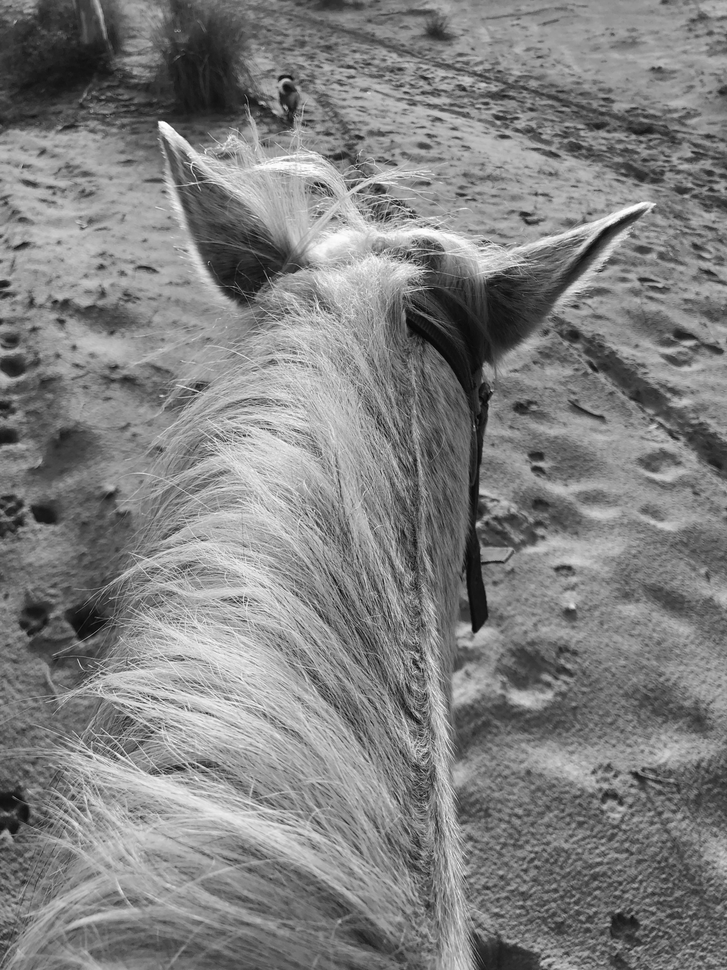
#> input picture lena.png, 727 x 970 px, shrunk from 3000 x 4000 before the run
$ python canny.py
#> lines starting #> are read from the running program, lines starting #| are printed output that depends on the picture
#> in manual_canny, img is the input picture: shape (970, 727); min 1, max 255, mean 127.8
import cv2
import numpy as np
import matplotlib.pyplot as plt

# 1️ 高斯滤波（降噪）
def gaussian_kernel(size=5, sigma=1.0):
    """生成高斯卷积核"""
    ax = np.linspace(-(size // 2), size // 2, size)
    xx, yy = np.meshgrid(ax, ax)
    kernel = np.exp(-(xx**2 + yy**2) / (2 * sigma**2))
    kernel /= np.sum(kernel)
    return kernel


def convolve2d(image, kernel):
    kernel = np.flipud(np.fliplr(kernel))
    kh, kw = kernel.shape
    pad_h, pad_w = kh // 2, kw // 2
    padded = np.pad(image, ((pad_h, pad_h), (pad_w, pad_w)), mode="reflect")
    output = np.zeros_like(image, dtype=np.float32)
    for i in range(image.shape[0]):
        for j in range(image.shape[1]):
            region = padded[i:i+kh, j:j+kw]
            output[i, j] = np.sum(region * kernel)
    return output


# 2️ 计算梯度幅值与方向（Sobel）
def compute_gradient(img):
    sobel_x = np.array([[-1, 0, 1],
                        [-2, 0, 2],
                        [-1, 0, 1]], dtype=np.float32)
    sobel_y = np.array([[-1, -2, -1],
                        [0,  0,  0],
                        [1,  2,  1]], dtype=np.float32)
    Ix = convolve2d(img, sobel_x)
#> after the loop in convolve2d (call 2), `for i in range(image.shape[0]):`:
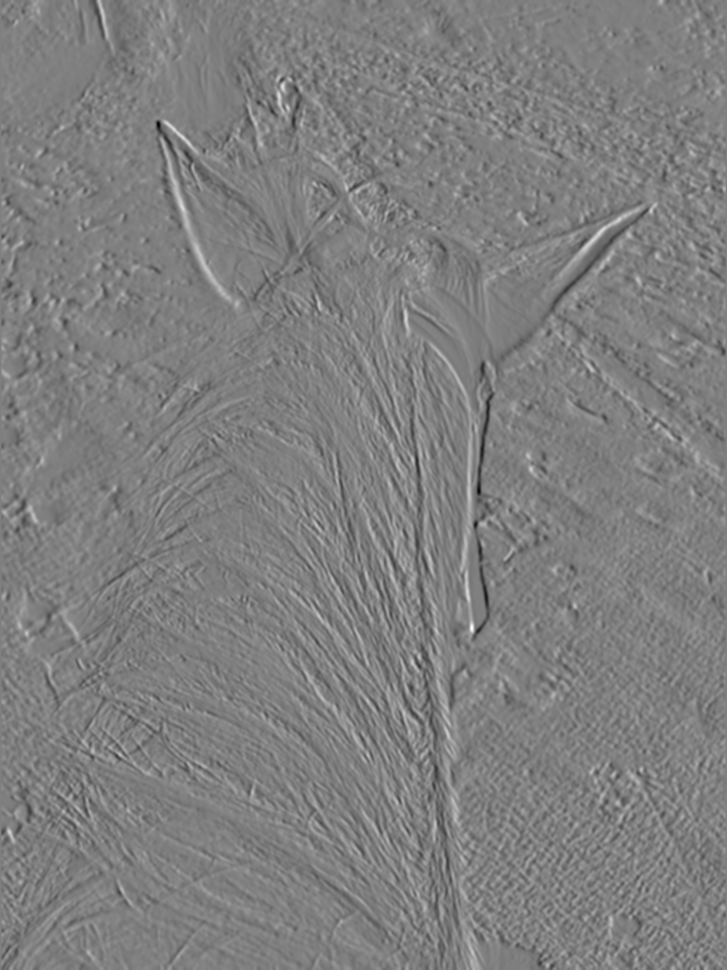
#> output: shape (970, 727) float32; min -361.6, max 361.5, mean -0.2; drawn with min black and max white
    Iy = convolve2d(img, sobel_y)
#> after the loop in convolve2d (call 3), `for i in range(image.shape[0]):`:
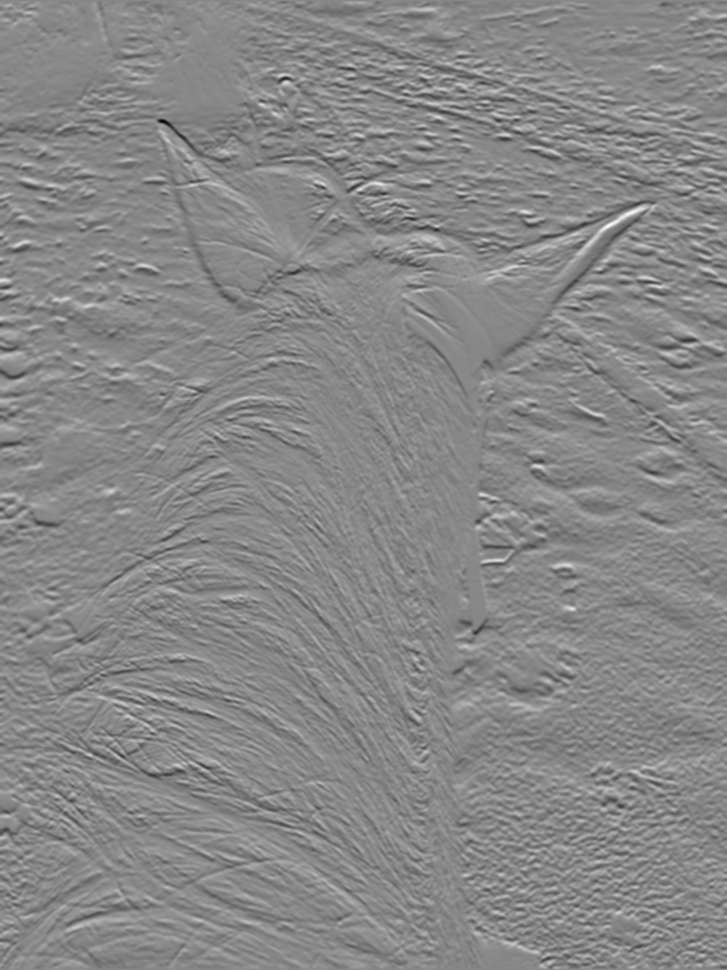
#> output: shape (970, 727) float32; min -427, max 375.9, mean 0.1; drawn with min black and max white
    magnitude = np.sqrt(Ix**2 + Iy**2)
    direction = np.arctan2(Iy, Ix)
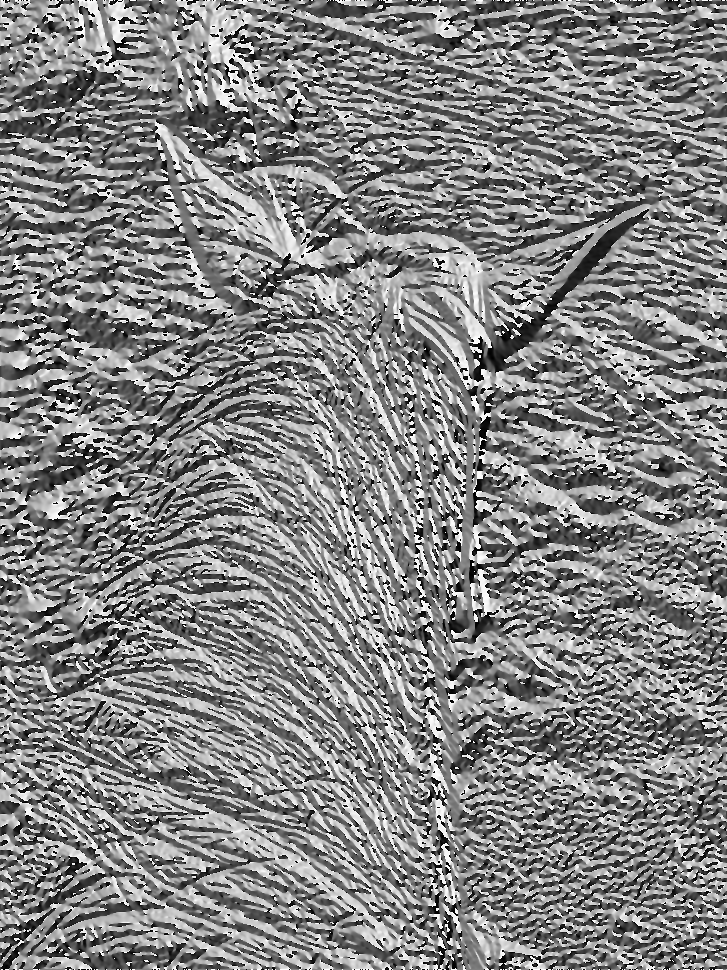
#> direction: shape (970, 727) float32; min -3.14, max 3.14, mean 0.114; drawn with min black and max white
    return Ix, Iy, magnitude, direction


# 3️.非极大值抑制（NMS）
def non_max_suppression(magnitude, direction):
    """沿梯度方向抑制非极大值"""
    M, N = magnitude.shape
#> M = 970; N = 727
    Z = np.zeros((M, N), dtype=np.float32)
    angle = direction * 180. / np.pi
    angle[angle < 0] += 180
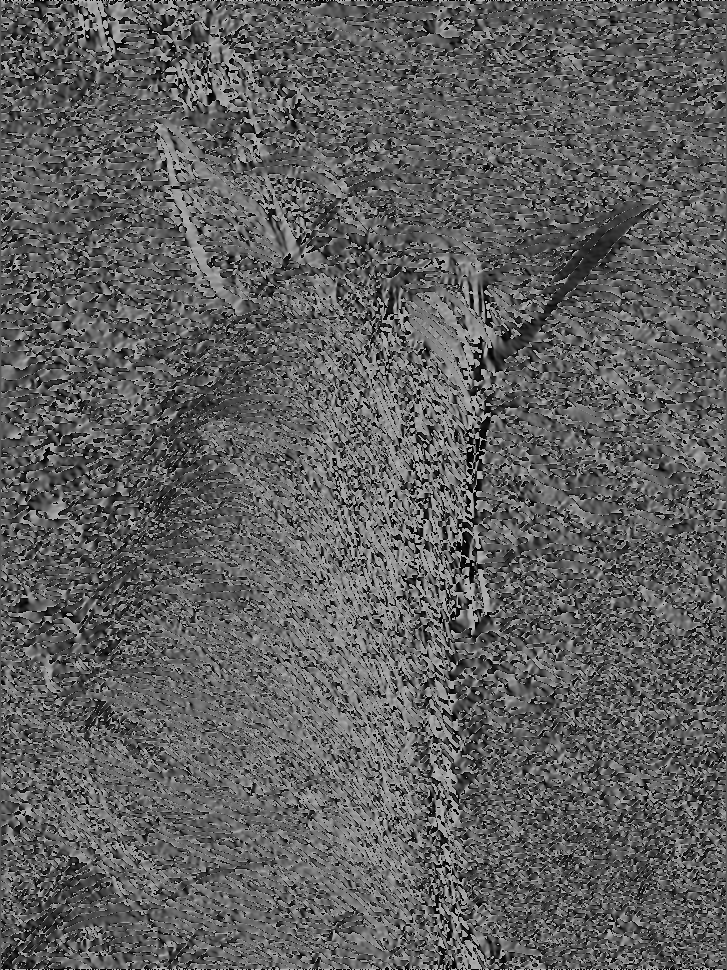
#> angle: shape (970, 727) float32; min 0, max 180, mean 95.7

    for i in range(1, M-1):
        for j in range(1, N-1):
            q = 255
            r = 255

            if (0 <= angle[i, j] < 22.5) or (157.5 <= angle[i, j] <= 180):
                q = magnitude[i, j+1]
                r = magnitude[i, j-1]
            elif (22.5 <= angle[i, j] < 67.5):
                q = magnitude[i+1, j-1]
                r = magnitude[i-1, j+1]
            elif (67.5 <= angle[i, j] < 112.5):
                q = magnitude[i+1, j]
                r = magnitude[i-1, j]
            elif (112.5 <= angle[i, j] < 157.5):
                q = magnitude[i-1, j-1]
                r = magnitude[i+1, j+1]

            if (magnitude[i, j] >= q) and (magnitude[i, j] >= r):
                Z[i, j] = magnitude[i, j]
            else:
                Z[i, j] = 0
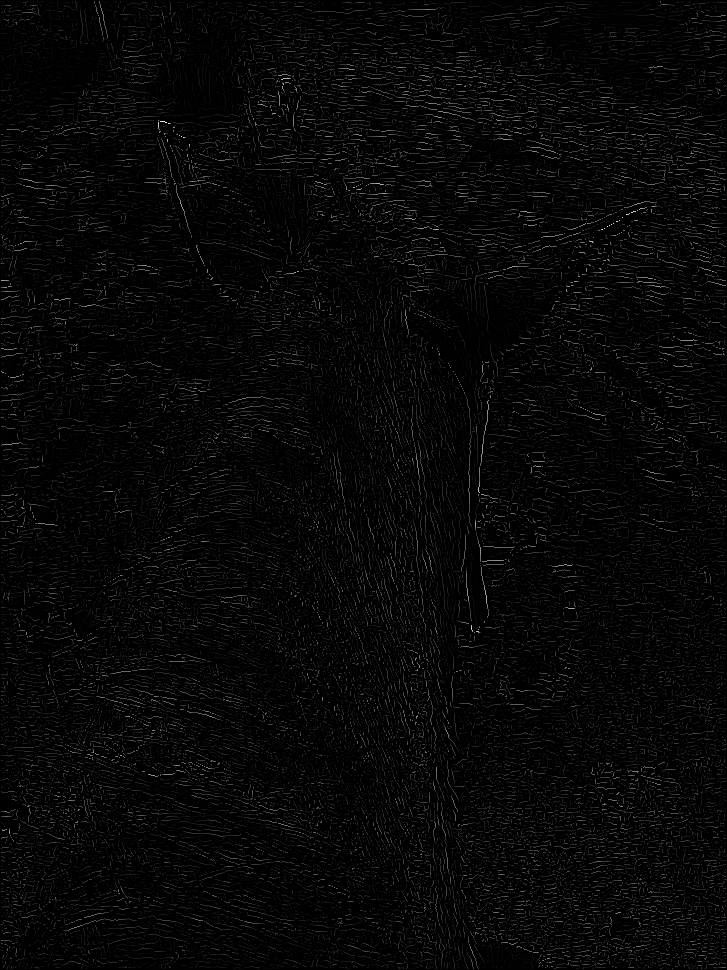
#> Z: shape (970, 727) float32; min 0, max 448.3, mean 11.6; drawn with min black and max white
    return Z


# 4 双阈值检测与边缘连接
def double_threshold_and_hysteresis(img, low_ratio=0.05, high_ratio=0.15):
#> called with low_ratio = 0.05, high_ratio = 0.15
    high = img.max() * high_ratio
#> high = 67.25
    low = high * low_ratio
#> low = 3.36

    M, N = img.shape
#> M = 970; N = 727
    res = np.zeros((M, N), dtype=np.uint8)

    strong = 255
    weak = 75

    strong_i, strong_j = np.where(img >= high)
    weak_i, weak_j = np.where((img <= high) & (img >= low))

    res[strong_i, strong_j] = strong
    res[weak_i, weak_j] = weak

    # 边缘连接：弱边缘如果邻近强边缘则保留
    for i in range(1, M-1):
        for j in range(1, N-1):
            if res[i, j] == weak:
                if np.any(res[i-1:i+2, j-1:j+2] == strong):
                    res[i, j] = strong
                else:
                    res[i, j] = 0
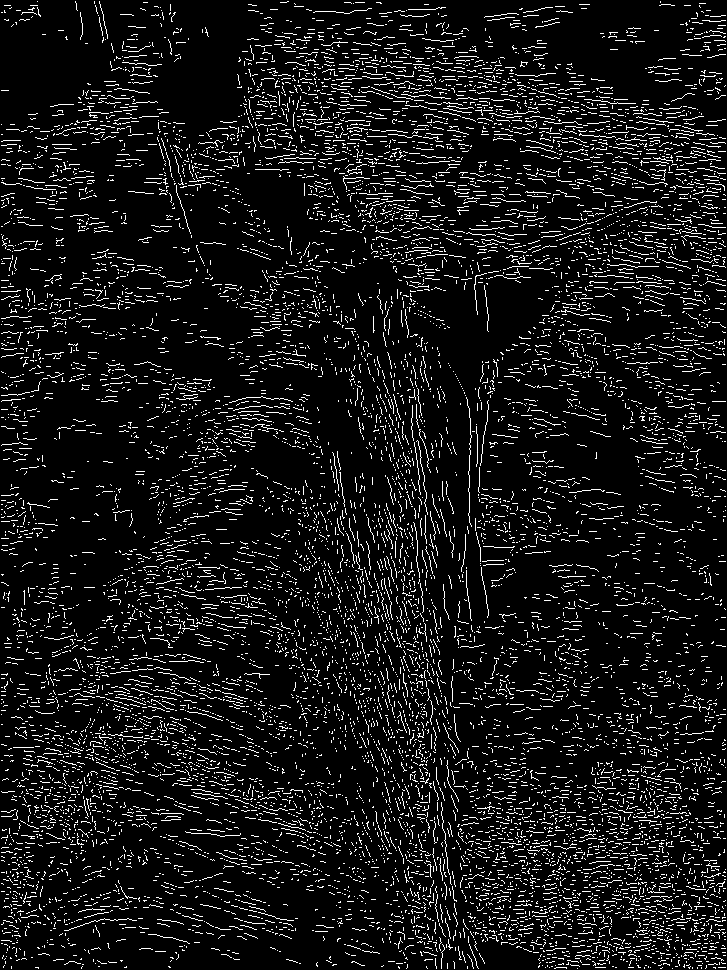
#> res: shape (970, 727); 8.8% white in thin lines or dots
    return res


# 主程序：Canny完整流程
def manual_canny(image_path, sigma=1.4):
    img = cv2.imread(image_path, cv2.IMREAD_GRAYSCALE)
    if img is None:
        raise ValueError("未找到图像文件")


    kernel = gaussian_kernel(size=5, sigma=sigma)
    smoothed = convolve2d(img, kernel)

    Ix, Iy, mag, direction = compute_gradient(smoothed)

    nms = non_max_suppression(mag, direction)

    edge = double_threshold_and_hysteresis(nms)

    plt.figure(figsize=(12, 8))
    plt.subplot(2, 3, 1); plt.title("Original"); plt.imshow(img, cmap='gray'); plt.axis('off')
    plt.subplot(2, 3, 2); plt.title("Gaussian Smoothed"); plt.imshow(smoothed, cmap='gray'); plt.axis('off')
    plt.subplot(2, 3, 3); plt.title("Gradient Magnitude"); plt.imshow(mag, cmap='gray'); plt.axis('off')
    plt.subplot(2, 3, 4); plt.title("NMS"); plt.imshow(nms, cmap='gray'); plt.axis('off')
    plt.subplot(2, 3, 5); plt.title("Final Edge"); plt.imshow(edge, cmap='gray'); plt.axis('off')
    plt.tight_layout()
    plt.show()

    return edge

# 运行
if __name__ == "__main__":
    manual_canny("lena.png", sigma=1.4)
